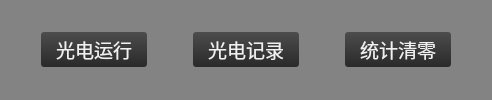
                   <widget class="QWidget" name="widget_31" native="true">
                    <property name="minimumSize">
                     <size>
                      <width>0</width>
                      <height>40</height>
                     </size>
                    </property>
                    <property name="styleSheet">
                     <string notr="true">background-color: rgb(131, 131, 131);</string>
                    </property>
                    <layout class="QHBoxLayout" name="horizontalLayout_52">
                     <property name="leftMargin">
                      <number>1</number>
                     </property>
                     <property name="topMargin">
                      <number>1</number>
                     </property>
                     <property name="rightMargin">
                      <number>1</number>
                     </property>
                     <property name="bottomMargin">
                      <number>1</number>
                     </property>
                     <item>
                      <spacer name="horizontalSpacer_44">
                       <property name="orientation">
                        <enum>Qt::Horizontal</enum>
                       </property>
                       <property name="sizeHint" stdset="0">
                        <size>
                         <width>40</width>
                         <height>20</height>
                        </size>
                       </property>
                      </spacer>
                     </item>
                     <item>
                      <widget class="QPushButton" name="pushButtonKTRun">
                       <property name="sizePolicy">
                        <sizepolicy hsizetype="Preferred" vsizetype="Preferred">
                         <horstretch>0</horstretch>
                         <verstretch>0</verstretch>
                        </sizepolicy>
                       </property>
                       <property name="minimumSize">
                        <size>
                         <width>80</width>
                         <height>16</height>
                        </size>
                       </property>
                       <property name="maximumSize">
                        <size>
                         <width>16777215</width>
                         <height>35</height>
                        </size>
                       </property>
                       <property name="font">
                        <font>
                         <family>微软雅黑</family>
                         <pointsize>14</pointsize>
                        </font>
                       </property>
                       <property name="styleSheet">
                        <string notr="true">QPushButton#pushButtonKTRun{
	border-style: none;
	border: 0px;
	color: #F0F0F0;
	padding: 0px;	
	min-height: 16px;
	border-radius:3px;
	background: qlineargradient(spread:pad, x1:0, y1:0, x2:0, y2:1, stop:0 #4D4D4D, stop:1 #292929); 
}

QPushButton#pushButtonKTRun:hover{ 
	background: qlineargradient(spread:pad, x1:0, y1:0, x2:0, y2:1, stop:0 #636363, stop:1 #575757);
}

QPushButton#pushButtonKTRun:pressed{ 
	background: qlineargradient(spread:pad, x1:0, y1:0, x2:0, y2:1, stop:0 #4D4D4D, stop:1 #292929);
}</string>
                       </property>
                       <property name="text">
                        <string>   光电运行   </string>
                       </property>
                      </widget>
                     </item>
                     <item>
                      <spacer name="horizontalSpacer_46">
                       <property name="orientation">
                        <enum>Qt::Horizontal</enum>
                       </property>
                       <property name="sizeHint" stdset="0">
                        <size>
                         <width>40</width>
                         <height>20</height>
                        </size>
                       </property>
                      </spacer>
                     </item>
                     <item>
                      <widget class="QPushButton" name="pushButtonKTRecord">
                       <property name="sizePolicy">
                        <sizepolicy hsizetype="Preferred" vsizetype="Preferred">
                         <horstretch>0</horstretch>
                         <verstretch>0</verstretch>
                        </sizepolicy>
                       </property>
                       <property name="minimumSize">
                        <size>
                         <width>80</width>
                         <height>16</height>
                        </size>
                       </property>
                       <property name="maximumSize">
                        <size>
                         <width>16777215</width>
                         <height>35</height>
                        </size>
                       </property>
                       <property name="font">
                        <font>
                         <family>微软雅黑</family>
                         <pointsize>14</pointsize>
                        </font>
                       </property>
                       <property name="styleSheet">
                        <string notr="true">QPushButton#pushButtonKTRecord{
	border-style: none;
	border: 0px;
	color: #F0F0F0;
	padding: 0px;	
	min-height: 16px;
	border-radius:3px;
	background: qlineargradient(spread:pad, x1:0, y1:0, x2:0, y2:1, stop:0 #4D4D4D, stop:1 #292929); 
}

QPushButton#pushButtonKTRecord:hover{ 
	background: qlineargradient(spread:pad, x1:0, y1:0, x2:0, y2:1, stop:0 #636363, stop:1 #575757);
}

QPushButton#pushButtonKTRecord:pressed{ 
	background: qlineargradient(spread:pad, x1:0, y1:0, x2:0, y2:1, stop:0 #4D4D4D, stop:1 #292929);
}</string>
                       </property>
                       <property name="text">
                        <string>   光电记录   </string>
                       </property>
                      </widget>
                     </item>
                     <item>
                      <spacer name="horizontalSpacer_47">
                       <property name="orientation">
                        <enum>Qt::Horizontal</enum>
                       </property>
                       <property name="sizeHint" stdset="0">
                        <size>
                         <width>40</width>
                         <height>20</height>
                        </size>
                       </property>
                      </spacer>
                     </item>
                     <item>
                      <widget class="QPushButton" name="pushButtonKTResetNum">
                       <property name="sizePolicy">
                        <sizepolicy hsizetype="Preferred" vsizetype="Preferred">
                         <horstretch>0</horstretch>
                         <verstretch>0</verstretch>
                        </sizepolicy>
                       </property>
                       <property name="minimumSize">
                        <size>
                         <width>80</width>
                         <height>16</height>
                        </size>
                       </property>
                       <property name="maximumSize">
                        <size>
                         <width>16777215</width>
                         <height>35</height>
                        </size>
                       </property>
                       <property name="font">
                        <font>
                         <family>微软雅黑</family>
                         <pointsize>14</pointsize>
                        </font>
                       </property>
                       <property name="styleSheet">
                        <string notr="true">QPushButton#pushButtonKTResetNum{
	border-style: none;
	border: 0px;
	color: #F0F0F0;
	padding: 0px;	
	min-height: 16px;
	border-radius:3px;
	background: qlineargradient(spread:pad, x1:0, y1:0, x2:0, y2:1, stop:0 #4D4D4D, stop:1 #292929); 
}

QPushButton#pushButtonKTResetNum:hover{ 
	background: qlineargradient(spread:pad, x1:0, y1:0, x2:0, y2:1, stop:0 #636363, stop:1 #575757);
}

QPushButton#pushButtonKTResetNum:pressed{ 
	background: qlineargradient(spread:pad, x1:0, y1:0, x2:0, y2:1, stop:0 #4D4D4D, stop:1 #292929);
}</string>
                       </property>
                       <property name="text">
                        <string>   统计清零   </string>
                       </property>
                      </widget>
                     </item>
                     <item>
                      <spacer name="horizontalSpacer_45">
                       <property name="orientation">
                        <enum>Qt::Horizontal</enum>
                       </property>
                       <property name="sizeHint" stdset="0">
                        <size>
                         <width>40</width>
                         <height>20</height>
                        </size>
                       </property>
                      </spacer>
                     </item>
                    </layout>
                   </widget>
